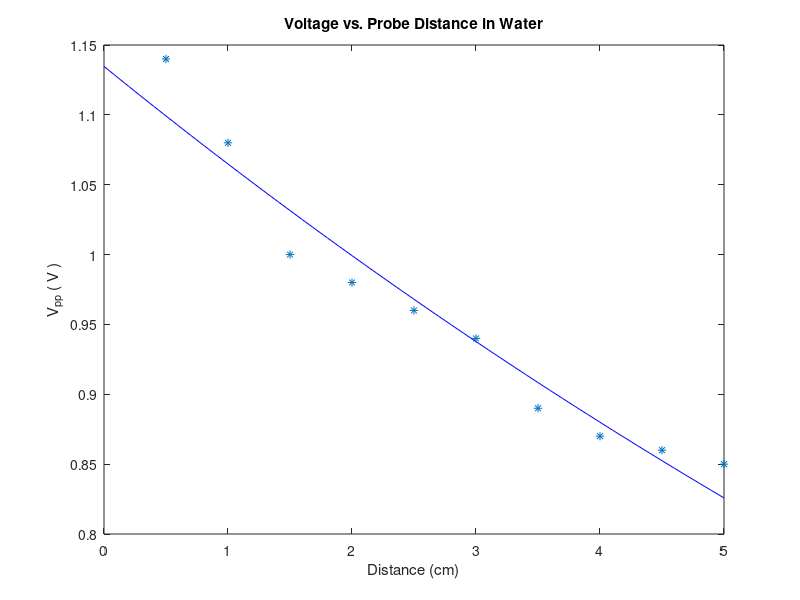
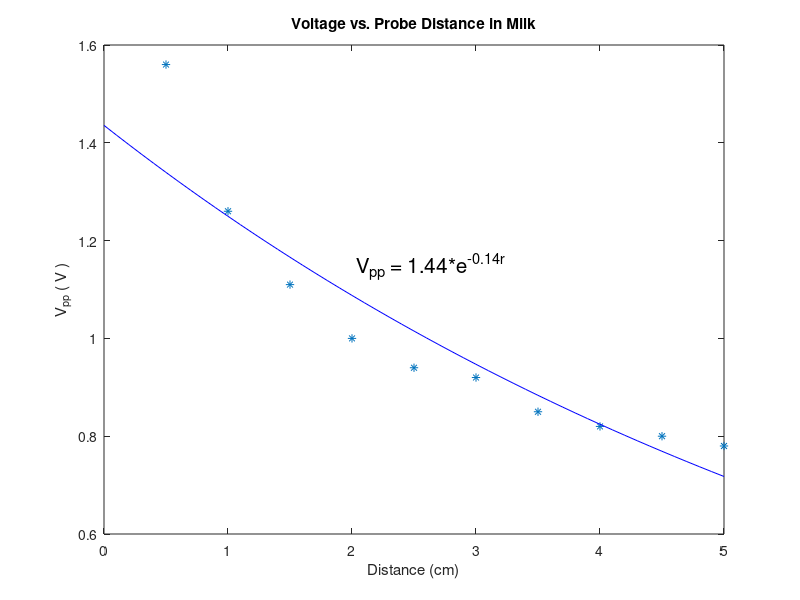

MATLAB code to generate these figures, in order:
% Lab 3 Analysis
clear;clc;close all

%%  Water
clear;clc;close all
D=[0.5,1,1.5,2,2.5,3,3.5,4,4.5,5];                 % In cm
V_water=[1.14,1.08,1,0.98,0.96,0.94,0.89,0.87,0.86,0.85];   % In V

plot(D,V_water,'*'),xlabel('Distance (cm)'),ylabel('V_p_p ( V )'),title('Voltage vs. Probe Distance in Water')

%Parameter set up
P=polyfit(D,log(V_water),1);
m=P(1);
b=exp(P(2));
%Theoretical data set
D2=[0:0.1:5];
V_water2=b*exp(m*D2);
hold on
plot(D2,V_water2, 'b-');
%Trendline Equation
TE=sprintf(' V_p_p = %0.2f*e^{%0.2fr}',b,m);
text(2,2,TE, 'fontsize',15);

%Checking answer
V_theoretical=2.95*exp(-.29.*D)


%% Milk
clear;clc;close all

D=[0.5,1,1.5,2,2.5,3,3.5,4,4.5,5];                 % In cm
V_milk=[1.56,1.26,1.11,1,0.94,0.92,0.85,0.82,0.80,0.78];      % In V

figure,
plot(D,V_milk,'*'),xlabel('Distance (cm)'),ylabel('V_p_p ( V )'),title('Voltage vs. Probe Distance in Milk')

%Parameter set up
P=polyfit(D,log(V_milk),1);
m=P(1);
b=exp(P(2));
%Theoretical data set
D2=[0:0.1:5];
V_milk2=b*exp(m*D2);
hold on
plot(D2,V_milk2, 'b-');
%Trendline Equation
TE=sprintf(' V_p_p = %0.2f*e^{%0.2fr}',b,m);
text(2,1.15,TE, 'fontsize',15);